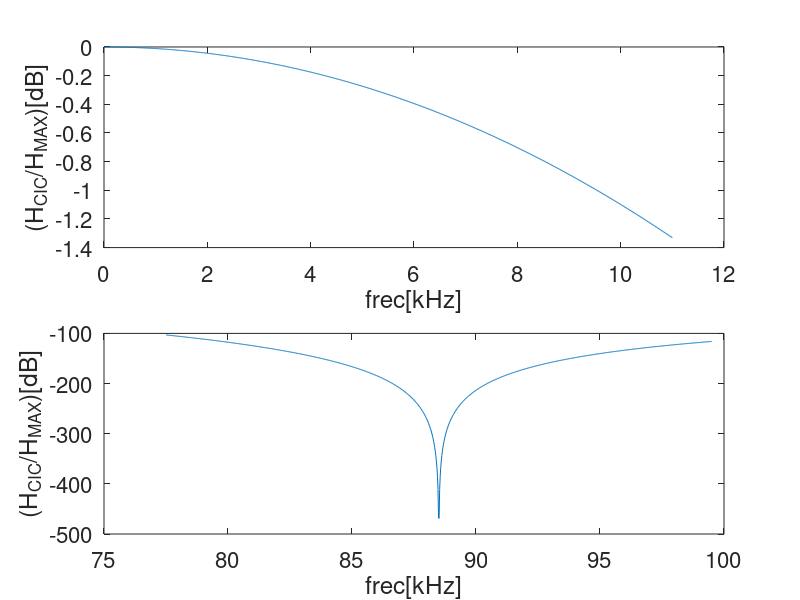

Write MATLAB code to recreate this figure. (Note: this script raises an error after producing the figure.)
close all;
clear;
%%%%%% CIC parametros %%%%%%
M=1;%retardo antes de restar(en el comb)
N=6;%etapas CIC
R=512;%decimacion
fs=45.3125e6;%frec sampling
%frec salida 160e3
fp=11e3/fs;%frec corte normalizada a fs;
fo=1/R;%centro primer zona de alias normalizada a fs (es el M-esimo cero)
f1=1/(M*R);%primer cero
Fs = fs; % frec sampling
Bin=1; %bits entrada
Bout=16; %bits salida recortado

Fo = 0.99*R*20e3/90.6e6; % frecuencia de corte normalizada a fs/R
%la formula es 0.22, se la puso asi para concuerde con FIR usado.

%%%%%%% fir2 parametros %%%%%%
B = 16; % Cantidad bits coeficientes
L = 255; % Orden filtro
Window=kaiser(L+1,9); %ventana usada en el filtro fir
%con estos parametros atenua 87dB a partir de 22.2KHz
%otras ventanas: chebwin(L+1,90)

%% Graficos(comentar si molestan)
F=linspace(0,fp,1000);
Hmax=N*20*log(M*R)/log(10);
H=N*10*log((sin(pi*F*M*R)./sin(pi*F)).^2)/log(10)-Hmax;
figure(1);
subplot(2,1,1), plot(fs*F/1e3,H) %banda paso
xlabel('frec[kHz]','FontSize',16);%,'FontWeight','bold');
ylabel('(H_{CIC}/H_{MAX})[dB]','FontSize',16);%,'FontWeight','bold');
set(gca,'fontsize',16);
Fa=linspace(fo-fp,fo+fp,1000);
Ha=N*10*log((sin(pi*Fa*M*R)./sin(pi*Fa)).^2)/log(10)-Hmax;
subplot(2,1,2), plot(fs*Fa/1e3,Ha) %primer zona alias, relativa a ganancia banda paso
xlabel('frec[kHz]','FontSize',16);%,'FontWeight','bold');
ylabel('(H_{CIC}/H_{MAX})[dB]','FontSize',16);%,'FontWeight','bold');
set(gca,'fontsize',16);
F2=linspace(f1,2*f1,1000);
H2=N*10*log((sin(pi*F2*M*R)./sin(pi*F2)).^2)/log(10)-Hmax;
%figure(2);
%plot(F2,H2)%segundo lobulo, relativo a ganancia banda paso

%% calculo del alias
Fali=fo-fp;
Hali=(sin(pi*Fali*M*R)./(sin(pi*Fali))).^N;
PrimerAlias= 10*log(Hali^2)/log(10)-Hmax

%% atenuacion minima en banda atenuaci�n
fat=3/2*f1;
Hmin=(sin(pi*fat*M*R)./(sin(pi*fat))).^N;
Atmin= 10*log(Hmin^2)/log(10)-Hmax

%% Atenuacion m�xima banda paso(la recompone el fir)
Hfp=(sin(pi*fp*M*R)./(sin(pi*fp))).^N;
Atmax= 10*log(Hfp^2)/log(10)-Hmax

%% Recorte de bits por etapa en el filtro CIC
Bgr=ceil(N*log(R*M)/log(2)); %crecimiento bits (bits growth)
Bt=Bin+Bgr-Bout; %total de bits a descartar
sigma_t=sqrt(2^(2*Bt)/12); %ruido de cuantizaci�n si se los sacara todos los bits
%al final

F=zeros(1,2*N);
% Calculo de los Fj
for j=N+1:1:2*N %para 2*N-j+1 combs y ningun integrador
    h_sub_j=zeros(1,2*N+1-j+1+1);
    for k=0:(2*N+1-j)
        h_sub_j(k+1)=(-1)^k*nchoosek(2*N+1-j,k);
    end
    F(j)=sqrt(sum(h_sub_j.^2));
end

for j = N:-1:1  %para N-j+1 integradores y N combs
    h_sub_j=zeros(1,(R*M-1)*N + j -1+1);
    for k = 0:(R*M-1)*N + j -1
        for m = 0:floor(k/(R*M)) % Use "m" for loop variable
            Change_to_Result = (-1)^m*nchoosek(N, m)*nchoosek(N-j+k-R*M*m,k-R*M*m);
            h_sub_j(k+1) =  h_sub_j(k+1) + Change_to_Result;
        end % End "m" loop
    end % End "k" loop
    F(j) = sqrt(sum(h_sub_j.^2));
end % End "j" loop
%en los h_sub_j quedo el caso n=1, o sea los coeficientes del filtro

% cantidad de bits a descartar en cada etapa
B_descartar= [floor((-log(F)+log(sigma_t)+log(6/N)/2)/log(2)) Bt];
%el �ltimo es el total a descartar
B_descartar(B_descartar<0)=0;
B_descartar(1)=0;%descartar en el primer integrador produce un error enorme en la media
Bits_etapa=Bin+Bgr-B_descartar
E=2.^(B_descartar);
E(E==1)=0;%cuando B es cero el error es 0
media_error=((R*M)^N*E(1)/2+E(2*N)/2)/2^Bt % el primer sumando debe dar 0
desvio_error= sqrt(sum((E.*[F 1]).^2/12))/2^Bt


%% Filtro de compensaci�n FIR
p = 2e3; % Granularity
s = 0.25/p; % Step size

fpass = 0:s:Fo; % banda de paso
fstop = (Fo+s):s:0.5; % banda de atenuacion
f = [fpass fstop]*2; % vector frecuencia normalizada
Mp = ones(1,length(fpass)); % respuesta banda paso; Mp(1)=1
Mp(2:end) = abs( M*R*sin(pi*fpass(2:end)/R)./sin(pi*M*fpass(2:end))).^N;
Mf = [Mp zeros(1,length(fstop))];
f(end) = 1;
h = fir2(L,f,Mf,Window); %% Filter length L+1

% Redondeando a enteros
hz = h/max(abs(h));

%el maximo del valor absoluto era positivo o negativo?
abs_max_positive=0;%false
for i=1:1:length(hz)
    if hz(i)==1
        abs_max_positive=1;%true
    end
end


if abs_max_positive==1 %caso positivo(o ambos iguales)
    hz = round(hz*(power(2,B-1)-1));
else%caso negativo(solo)
    hz = round(hz*power(2,B-1));
end



FIRcomp_f=dfilt.dffir(hz);
%%CIC_f=dfilt.dffir(h_sub_j);
[H_FIR,W]=freqz(FIRcomp_f,1000);
freqz(FIRcomp_f);
H_CIC=(sin(W*M/2)./(sin(W/(2*R)))).^N;
figure(4);
plot(W*fs/R/2/pi,20*log(abs(H_CIC.*H_FIR))/log(10));
